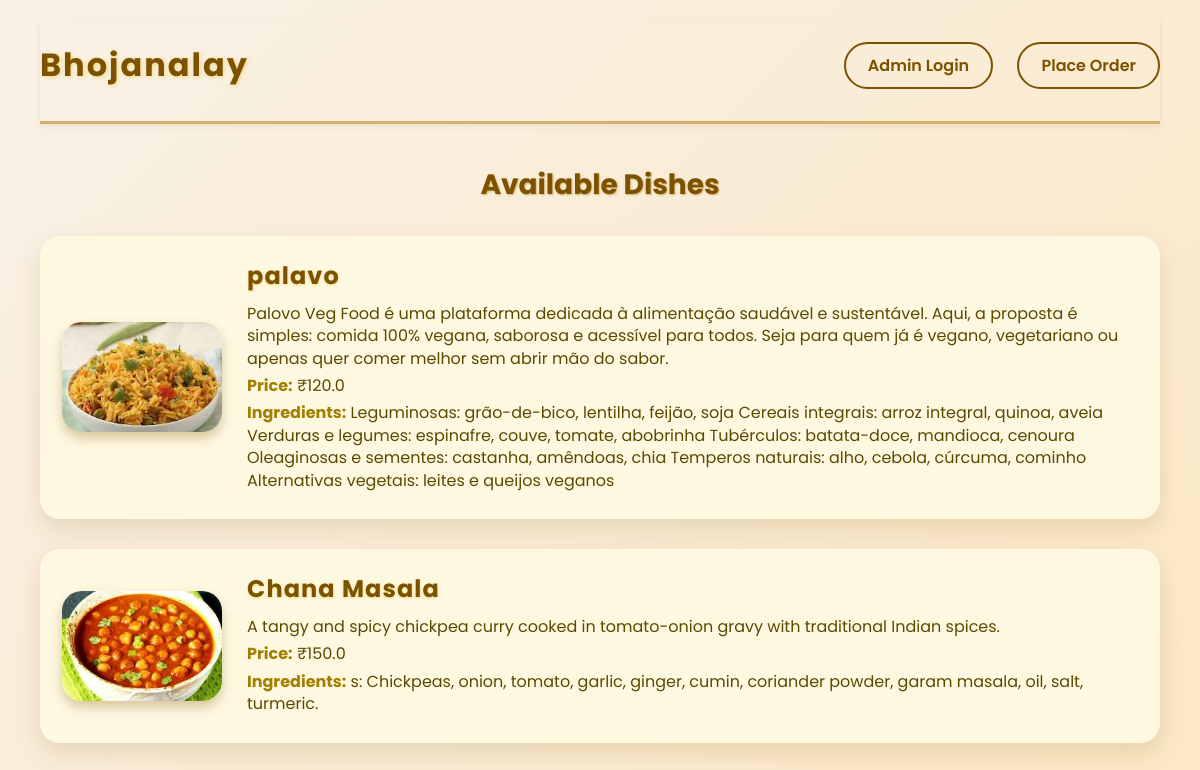
The page / on the database its author committed.
### tables this page shows
CREATE TABLE dishes (
            id INTEGER PRIMARY KEY AUTOINCREMENT,
            name TEXT NOT NULL,
            description TEXT,
            price REAL NOT NULL,
            materials TEXT,
            image TEXT
        );

### app.py (the view)
@app.route('/')
def home():
    conn = sqlite3.connect('database.db')
    dishes = conn.execute("SELECT * FROM dishes").fetchall()
    conn.close()
    return render_template('menu.html', dishes=dishes)

### templates/menu.html (shortened to what this page needs)
<!DOCTYPE html>
<html lang="en">
<head>
</head>
<body>
    <header>
        <h1>Bhojanalay</h1>
        <nav>
            <a href="/login">Admin Login</a>
            <a href="/cart">Place Order</a>
        </nav>
    </header>
    <h2>Available Dishes</h2>
    {% for dish in dishes %}
    <div class="dish-card" tabindex="0" aria-label="Dish {{ dish[1] }}, price ₹{{ dish[3] }}">
        <img src="{{ url_for('static', filename='uploads/' + dish[5]) }}" alt="Image of {{ dish[1] }}" />
        <div class="dish-info">
            <h3>{{ dish[1] }}</h3>
            <p>{{ dish[2] }}</p>
            <p><strong>Price:</strong> ₹{{ dish[3] }}</p>
            <p><strong>Ingredients:</strong> {{ dish[4] }}</p>
        </div>
    </div>
    {% endfor %}
</body>
</html>

### templates/menu.html (style rules this page uses)
body { font-family: 'Poppins', sans-serif; background: linear-gradient(135deg, #f9f1e7, #fbe8c4); color: #4b3a00; margin: 0; padding: 20px 40px; overflow-x: hidden; }
header { display: flex; justify-content: space-between; align-items: center; margin-bottom: 40px; padding-bottom: 10px; border-bottom: 3px solid #d4b16a; box-shadow: 0 2px 6px rgba(107, 62, 0, 0.1); }
header h1 { font-weight: 700; font-size: 32px; letter-spacing: 2px; color: #7c5200; text-shadow: 1px 1px 4px #f0d87d; }
nav a { text-decoration: none; font-weight: 600; color: #7c5200; margin-left: 20px; padding: 10px 22px; border: 2px solid #7c5200; border-radius: 50px; transition: all 0.4s ease; box-shadow: 0 0 5px transparent; }
nav a:first-child { margin-left: 0; }
h2 { font-size: 28px; font-weight: 700; margin-bottom: 30px; color: #7c5200; text-align: center; text-shadow: 1px 1px 2px #d4b16a; }
.dish-card { background: #fff8e1; border-radius: 20px; box-shadow: 0 10px 25px rgba(124, 82, 0, 0.15); padding: 20px; margin-bottom: 30px; display: flex; align-items: center; gap: 25px; cursor: pointer; transition: transform 0.3s ease, box-shadow 0.3s ease; border: 2px solid transparent; }
.dish-card img { border-radius: 20px; width: 160px; height: 110px; object-fit: cover; box-shadow: 0 6px 12px rgba(124, 82, 0, 0.3); transition: transform 0.3s ease; }
.dish-info { flex: 1; user-select: none; }
.dish-info h3 { margin-top: 0; margin-bottom: 10px; font-size: 24px; color: #7c5200; text-shadow: 0 1px 3px #f0d87d; letter-spacing: 1.1px; }
.dish-info p { margin: 5px 0; font-size: 16px; line-height: 1.4; color: #5a4a00; text-shadow: 0 0 1px #fff8e1; }
.dish-info p strong { color: #a17f00; font-weight: 700; }

### rows shown on the page
dishes: image (picture), name "palavo", description "Palovo Veg Food é uma plataforma dedicada à alimentação saudável e sustentável. Aqui, a proposta é simples: comida 100% vegana, saborosa e acessível para todos. Seja para quem já é vegano, vegetariano ou apenas quer comer melhor sem abrir mão do sabor.", price "120.0", materials "Leguminosas: grão-de-bico, lentilha, feijão, soja Cereais integrais: arroz integral, quinoa, aveia Verduras e legumes: espinafre, couve, tomate, abobrinha Tubérculos: batata-doce, mandioca, cenoura Oleaginosas e sementes: castanha, amêndoas, chia Temperos naturais: alho, cebola, cúrcuma, cominho Alternativas vegetais: leites e queijos veganos"
dishes: image (picture), name "Chana Masala", description "A tangy and spicy chickpea curry cooked in tomato-onion gravy with traditional Indian spices.", price "150.0", materials "s: Chickpeas, onion, tomato, garlic, ginger, cumin, coriander powder, garam masala, oil, salt, turmeric."
